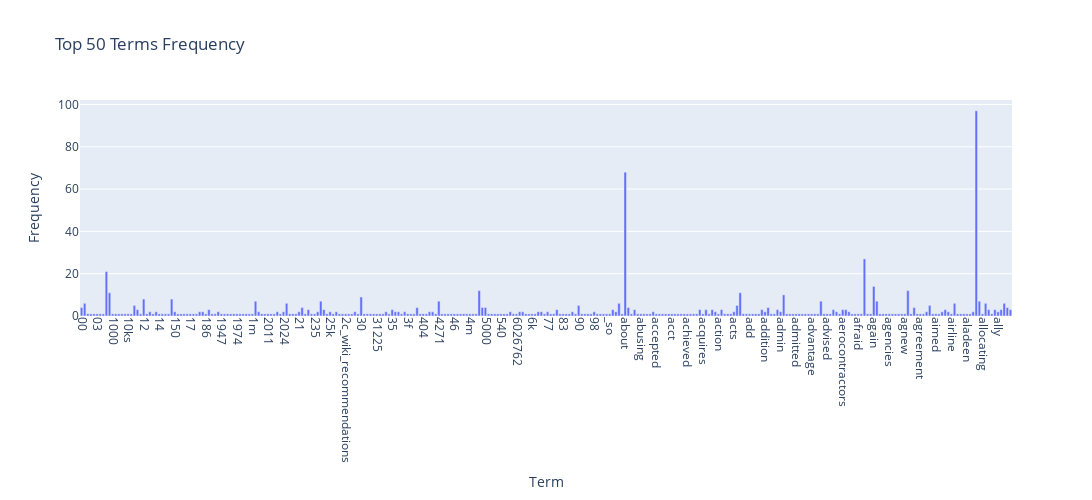

Notebook code cell kept with this figure:
### Markdown cell above
### >>> **Exercise 12:**

### Code cell
import plotly.express as px
fig = px.bar(x = count_vect.get_feature_names_out()[:300], 
             y = term_frequencies[:300], 
             title = "Top 50 Terms Frequency",
             labels = {"x": "Term", "y": "Frequency"})

fig.update_layout(xaxis_tickangle = 90, width = 1200, height = 500)

fig.show()

### Figure 1 — Plotly figure (JSON) as saved in the notebook; plotly's stock layout.template omitted (floating-point values rounded to 4 significant figures; data arrays with more than 128 entries replaced by an {"elided": "..."} marker saying what was removed)
{"data": [{"hovertemplate": "Term=%{x}<br>Frequency=%{y}<extra></extra>", "legendgroup": "", "marker": {"color": "#636efa", "pattern": {"shape": ""}}, "name": "", "orientation": "v", "showlegend": false, "textposition": "auto", "type": "bar", "x": {"elided": "300 str values"}, "xaxis": "x", "y": {"elided": "300 int values"}, "yaxis": "y"}], "layout": {"barmode": "relative", "height": 500, "legend": {"tracegroupgap": 0}, "title": {"text": "Top 50 Terms Frequency"}, "width": 1200, "xaxis": {"anchor": "y", "domain": [0, 1], "tickangle": 90, "title": {"text": "Term"}}, "yaxis": {"anchor": "x", "domain": [0, 1], "title": {"text": "Frequency"}}}}
